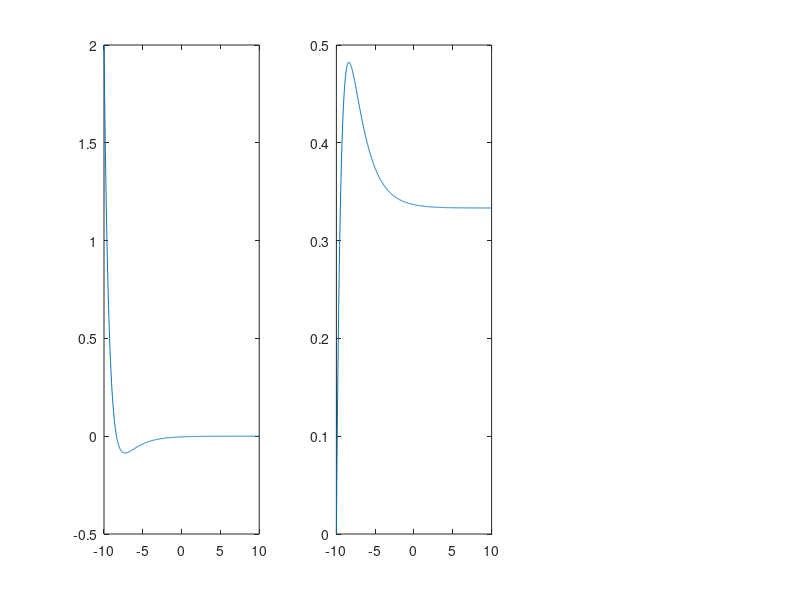

The MATLAB source for this figure: (Note: this script raises an error after producing the figure.)

sys=tf([2,1],[1,4,3]);
t=-10:0.01:10;
ht=impulse(sys,t);
k=floor(length(t)/2)+1;
k=linspace(t(1),t(end),k);
subplot(1,3,1);
plot(k,ht)

%%阶跃响应
gt=step(sys,t);
subplot(1,3,2);
plot(k,gt)

%%对普通信号f(t)
t=0:0.001:10;
ft=4*sin(2*pi*t).*heaviside(t);
out=lsim(sys,ft,t);
subplot(1,3,3)
plot(t,out)